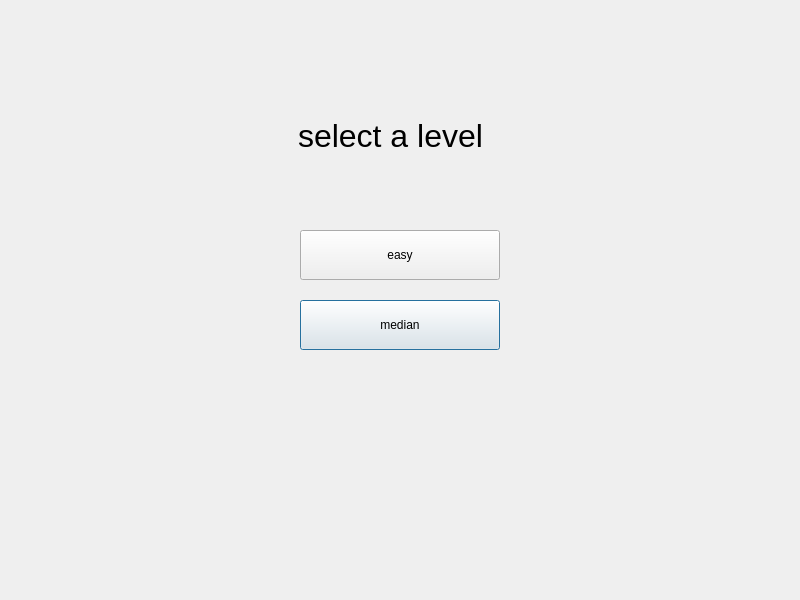
<?xml version="1.0" encoding="UTF-8"?>
<ui version="4.0">
 <class>SelectScene</class>
 <widget class="QDialog" name="SelectScene">
  <property name="geometry">
   <rect>
    <x>0</x>
    <y>0</y>
    <width>800</width>
    <height>600</height>
   </rect>
  </property>
  <property name="windowTitle">
   <string>Dialog</string>
  </property>
  <widget class="QPushButton" name="median">
   <property name="geometry">
    <rect>
     <x>300</x>
     <y>300</y>
     <width>200</width>
     <height>50</height>
    </rect>
   </property>
   <property name="text">
    <string>median</string>
   </property>
  </widget>
  <widget class="QPushButton" name="easy">
   <property name="geometry">
    <rect>
     <x>300</x>
     <y>230</y>
     <width>200</width>
     <height>50</height>
    </rect>
   </property>
   <property name="text">
    <string>easy</string>
   </property>
  </widget>
  <widget class="QLabel" name="label">
   <property name="geometry">
    <rect>
     <x>240</x>
     <y>80</y>
     <width>301</width>
     <height>111</height>
    </rect>
   </property>
   <property name="font">
    <font>
     <pointsize>24</pointsize>
    </font>
   </property>
   <property name="text">
    <string>select a level</string>
   </property>
   <property name="alignment">
    <set>Qt::AlignCenter</set>
   </property>
  </widget>
 </widget>
 <resources/>
 <connections/>
</ui>
